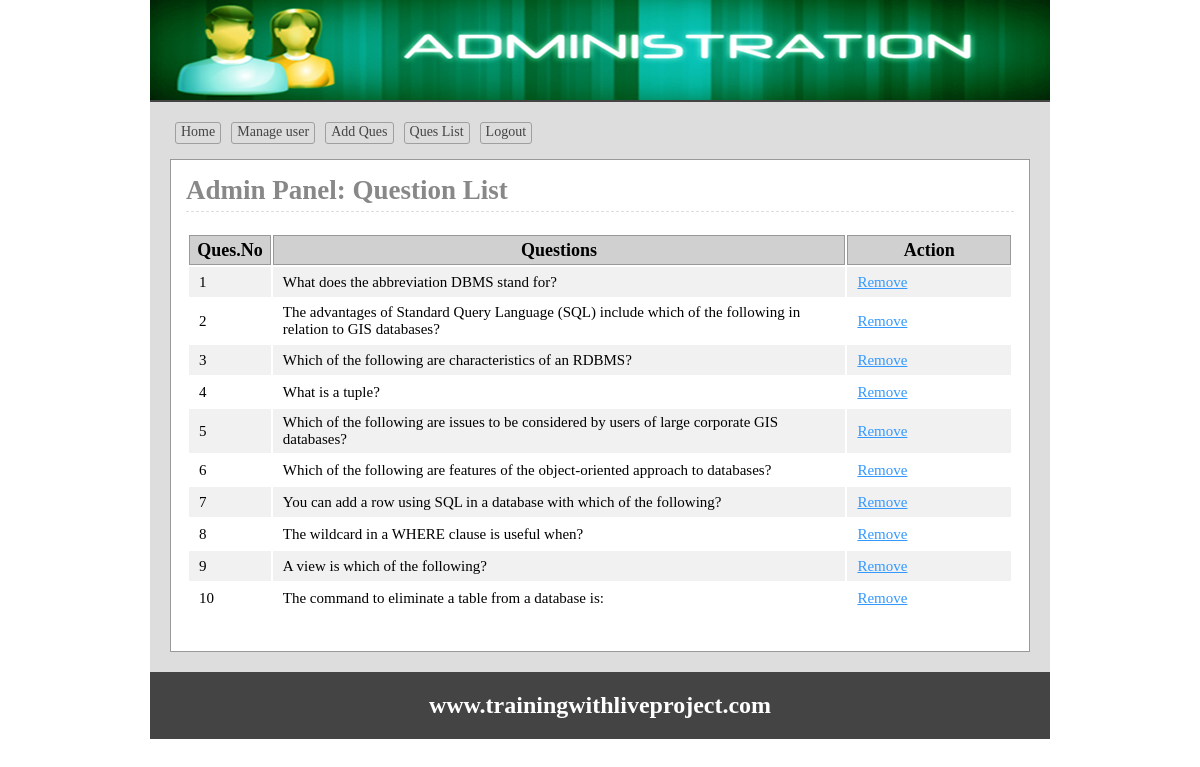
/admin/queslist.php (signed in), run on the app's committed database.
### tables this page shows
CREATE TABLE `tbl_ques` (
  `id` int(11) NOT NULL,
  `quesNo` int(11) NOT NULL,
  `ques` text NOT NULL
);

### lib/Database.php (called while the page is built, shortened)
<?php
Class Database{
	public $host   = DB_HOST;
	public $user   = DB_USER;
	public $pass   = DB_PASS;
	public $dbname = DB_NAME;
	public $link;
	private function connectDB(){
	$this->link = new mysqli($this->host, $this->user, $this->pass, $this->dbname);
 }
	public function select($query){
		$result = $this->link->query($query) or die($this->link->error.__LINE__);
		if($result->num_rows > 0){
			return $result;
		} else {
			return false;
		}
	}
}

### classess/Exam.php (called while the page is built, shortened)
<?php
	$filepath = realpath(dirname(__FILE__));
	include_once ($filepath.'/../lib/Database.php');
class Exam{
	private $db;
	public function __construct(){
		$this->db = new Database();
	}
	public function getQuesByOrder(){
		$query = "SELECT * FROM tbl_ques ORDER BY quesNo ASC";
		$result = $this->db->select($query);
		return $result;
	}
}
?>

### admin/queslist.php (the view, shortened to what this page needs)
<?php
$filepath = realpath(dirname(__FILE__));
	include_once ($filepath.'/inc/header.php');
	include_once ($filepath.'/../classess/Exam.php');
	$exm = new Exam();
?>
<div class="main">
	<h1>Admin Panel: Question List</h1>
	<div class="quelist">
		<table class="tblone">
			<tr>
				<th width="10%">Ques.No</th>
				<th width="70%">Questions</th>
				<th width="20%">Action</th>
			</tr>
			<?php
				$getData = $exm->getQuesByOrder();
				if($getData){
					$i = 0;
					while ($result = $getData->fetch_assoc()) {
					$i++;
			?>
			<tr>
				<td><?php echo $i; ?></td>
				<td><?php echo $result['ques']; ?></td>
				<td><a onclick="return confirm('Are You Sure to Remove !')" href="?delque=<?php echo $result['quesNo']; ?>">Remove</a>
			</td>
		</tr>
		<?php } } ?>
	</table>
</div>
</div>
<?php include 'inc/footer.php'; ?>

### admin/css/admin.css (style rules this page uses)
* { margin:0;padding:0;outline:none }
body { font-family:verdana }
.tblone { width:100%;border:1px solid #fff;margin:20px 0 }
.tblone td { font-size: 15px; padding: 5px 10px; }
table.tblone th { background-color: #d0d0d0; border: 1px solid #999; }
table.tblone tr:nth-child(2n+1) { background:#fff;height:30px; }
table.tblone tr:nth-child(2n) { background:#f1f1f1;height:30px; }
.tblone td a { color:#3399FF; }
.main { background: #fff none repeat scroll 0 0; border: 1px solid #999; margin-top: 10px; min-height: 368px; padding: 15px; width: 828px; }
.main h1 { border-bottom: 1px dashed #ddd; color: #888; margin: 0 0 5px; padding-bottom: 5px; }

### data on the page
tbl_ques: ques "What does the abbreviation DBMS stand for?"
tbl_ques: ques "The advantages of Standard Query Language (SQL) include which of the following in relation to GIS databases?"
tbl_ques: ques "Which of the following are characteristics of an RDBMS?"
tbl_ques: ques "What is a tuple?"
tbl_ques: ques "Which of the following are issues to be considered by users of large corporate GIS databases?"
tbl_ques: ques "Which of the following are features of the object-oriented approach to databases?"
tbl_ques: ques "You can add a row using SQL in a database with which of the following?"
tbl_ques: ques "The wildcard in a WHERE clause is useful when?"
tbl_ques: ques "A view is which of the following?"
tbl_ques: ques "The command to eliminate a table from a database is:"
